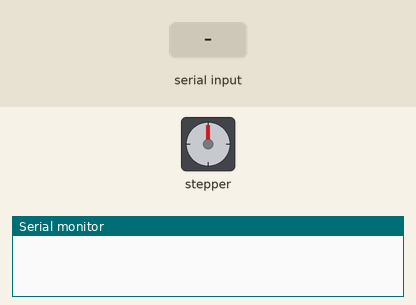
Bench run of a sketch on a simulated ESP32. On the bench: stepper motor, the last lines printed to the serial monitor. The test bench sets the inputs (shaded band). Nothing arrives over Bluetooth unless stated; stepper angles assume 2048 steps per turn.

Above: at 1.3 s.
1.4 s: "1" received over the second serial link
At 1.65 s:
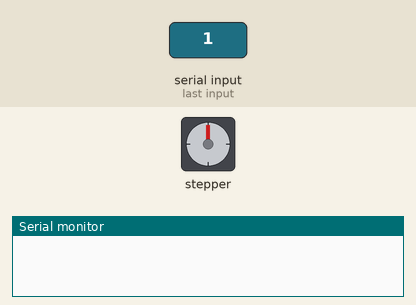
At 2.28 s:
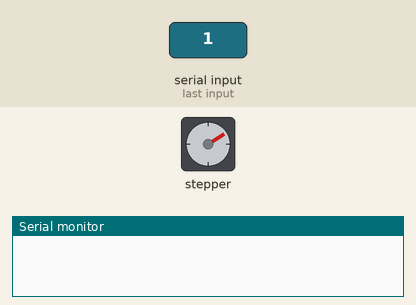
4.4 s: "2" received over the second serial link
7.4 s: "3" received over the second serial link
At 7.59 s:
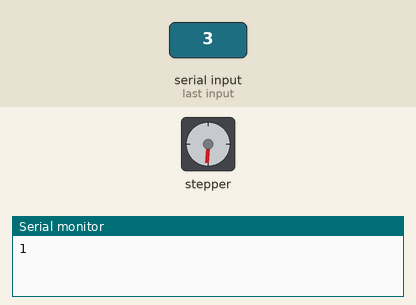
Timing chart, 0 to 11.0 s (numbered marks = the images above; inputs shaded):
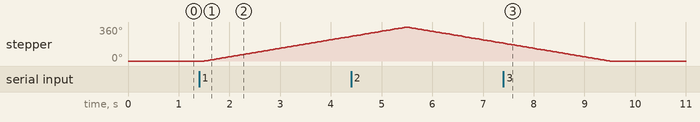

Measured:
- after the input at 1.4 s, stepper: keeps turning clockwise at about 90°/s, starting after 0.10 s
- after the input at 7.4 s, stepper: goes on until 9.5 s, then stays 0°

The sketch:

bluetooth.ino
```cpp
#include <BluetoothSerial.h>
#include <Stepper.h>

BluetoothSerial SerialBT;
const int steps_per_rev = 2048;

#define IN1 26
#define IN2 25
#define IN3 33
#define IN4 32

Stepper motor(steps_per_rev, IN1, IN3, IN2, IN4);
void setup() {
  motor.setSpeed(15);
  Serial.begin(115200);
  SerialBT.begin("ESP32_BT");
}

void loop() {

  if(SerialBT.available()){Serial.println("");}
  while(SerialBT.available())
  {
    char btdata=SerialBT.read();
    if (btdata=='1'){
          for(int i=0;i<4;i++){
            motor.step(steps_per_rev);
            if (SerialBT.available()){break;}
          }
    }
    if (btdata=='2'){
      for(int i=0;i<3;i++){
            motor.step(-steps_per_rev);
            if (SerialBT.available()){break;}
          }
      }
    if (btdata=='3'){
       Serial.println("stop");
    }
    Serial.print(btdata);
  }
  delay(500);
}
```
